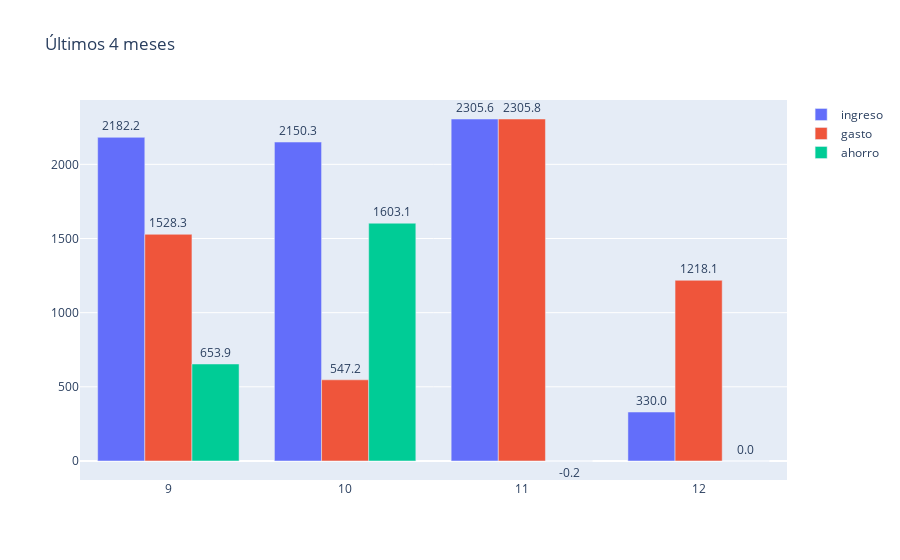

Source (notebook cell):
### Markdown cell above
### 3.1. Últimos 4 meses

### Code cell
# obtenemos últimos 4 meses de lista_meses
meses = [lista_meses[-4].iloc[0,0].month, lista_meses[-3].iloc[0,0].month, 
         lista_meses[-2].iloc[0,0].month, lista_meses[-1].iloc[0,0].month]
 
 # creamos las variables para el plot
y_ingreso = [lista_meses[-4][lista_meses[-4]['Tipo']=='ingreso']['Importe'].sum(),
             lista_meses[-3][lista_meses[-3]['Tipo']=='ingreso']['Importe'].sum(),
             lista_meses[-2][lista_meses[-2]['Tipo']=='ingreso']['Importe'].sum(),
             lista_meses[-1][lista_meses[-1]['Tipo']=='ingreso']['Importe'].sum()]
y_gasto = [lista_meses[-4][lista_meses[-4]['Tipo']=='gasto']['Importe'].sum(),
           lista_meses[-3][lista_meses[-3]['Tipo']=='gasto']['Importe'].sum(),
           lista_meses[-2][lista_meses[-2]['Tipo']=='gasto']['Importe'].sum(),
           lista_meses[-1][lista_meses[-1]['Tipo']=='gasto']['Importe'].sum()]
y_ahorro = [lista_meses[-4][lista_meses[-4]['Tipo']=='ingreso']['Importe'].sum() - lista_meses[-4][lista_meses[-4]['Tipo']=='gasto']['Importe'].sum(),
            lista_meses[-3][lista_meses[-3]['Tipo']=='ingreso']['Importe'].sum() - lista_meses[-3][lista_meses[-3]['Tipo']=='gasto']['Importe'].sum(),
            lista_meses[-2][lista_meses[-2]['Tipo']=='ingreso']['Importe'].sum() - lista_meses[-2][lista_meses[-2]['Tipo']=='gasto']['Importe'].sum(), 
            lista_meses[-1][lista_meses[-1]['Tipo']=='ingreso']['Importe'].sum() - lista_meses[-1][lista_meses[-1]['Tipo']=='gasto']['Importe'].sum() if round(lista_meses[-1][lista_meses[-1]['Tipo']=='ingreso']['Importe'].sum() - lista_meses[-1][lista_meses[-1]['Tipo']=='gasto']['Importe'].sum(), 1) > 0 else 0]

 # creamos el plot
fig = go.Figure(data=[
    go.Bar(name = 'ingreso', x = meses, y = y_ingreso, text = y_ingreso, textposition = 'outside'),
    go.Bar(name = 'gasto', x = meses, y = y_gasto, text = y_gasto, textposition = 'outside'),
    go.Bar(name = 'ahorro', x = meses, y = y_ahorro, text = y_ahorro, textposition = 'outside')
])

 # ajustes y show
fig.update_layout(barmode='group', title='Últimos 4 meses')
fig.update_traces(texttemplate='%{text:.1f}')

fig.show()

### Figure 1 — Plotly figure (JSON) as saved in the notebook; plotly's stock layout.template omitted (floating-point values rounded to 4 significant figures)
{"data": [{"name": "ingreso", "text": ["2182.19", "2150.28", "2305.55", "330.0"], "textposition": "outside", "texttemplate": "%{text:.1f}", "type": "bar", "x": [9, 10, 11, 12], "y": [2182.0, 2150.0, 2306.0, 330]}, {"name": "gasto", "text": ["1528.2800000000002", "547.1600000000001", "2305.7599999999998", "1218.0900000000001"], "textposition": "outside", "texttemplate": "%{text:.1f}", "type": "bar", "x": [9, 10, 11, 12], "y": [1528.0, 547.2, 2306.0, 1218.0]}, {"name": "ahorro", "text": ["653.9099999999999", "1603.1200000000001", "-0.20999999999958163", "0"], "textposition": "outside", "texttemplate": "%{text:.1f}", "type": "bar", "x": [9, 10, 11, 12], "y": [653.9, 1603.0, -0.21, 0]}], "layout": {"barmode": "group", "title": {"text": "Últimos 4 meses"}}}
